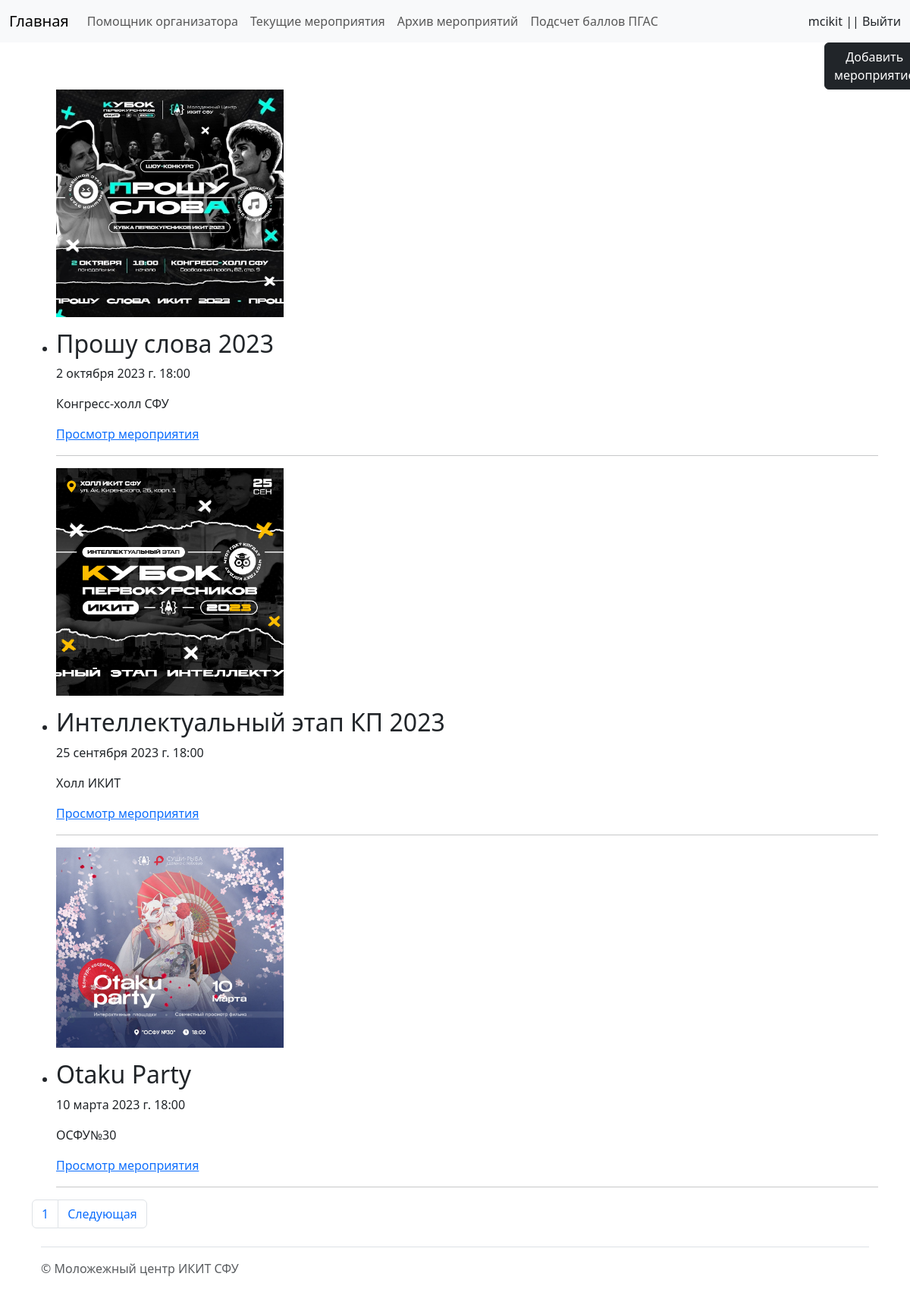
Screenshot of /archive/ (signed in) with the database file from the repository.
### events/models.py (models this page shows, shortened)
class Event(models.Model):
    title = models.CharField(max_length=255, verbose_name="Название мероприятия")
    slug = models.SlugField(max_length=255, unique=True, null=True, db_index=True, verbose_name="URL")
    data = models.DateTimeField(blank=True, verbose_name="Дата проведения", null=True)
    place = models.CharField(max_length = 255, verbose_name="Место проведения", null=True, blank=True)
    poster = models.ImageField(upload_to="posters/", null=True, verbose_name="Афиша", blank=True)
    description = models.TextField(blank=True, verbose_name="Описание мероприятия")
    main_organizer = models.ForeignKey(User, on_delete=models.SET_DEFAULT, default=None, null=True, verbose_name="Руководитель")
    organizers = models.TextField(verbose_name="Организаторы")
    docs = models.URLField(blank=True, null=True, verbose_name="Ссылка на диск с файлами мероприятия")
    is_done = models.BooleanField(default=False, verbose_name="Прошедшее мероприятие")
    def get_absolute_url(self):
        return reverse('show_event', kwargs={'event_slug': self.slug})
    class Meta:
        ordering = ['-data',]

### events/views.py (the view)
# urls.py: path('archive/', Archive.as_view(), name="archive"),
class Archive(ListView):
    paginate_by = 3
    model = Event
    template_name = 'events/listevents.html'
    def get_context_data(self, **kwargs):
        context = super().get_context_data(**kwargs)
        context["title"]="Архив мероприятий"
        return context
    def get_queryset(self):
        return Event.objects.filter(is_done=True)

### events/templates/events/listevents.html (shortened to what this page needs)
{% extends 'events/base.html' %}
{% block content %}
<div class="container">
    <div class="row">
        <div class="col-11">
        </div>
        <div class="col-1 text-right">
             <a href="{% url 'add_event' %}">
                 {% if user.is_authenticated and perms.events.add_event %}
                 <button class="btn btn-dark">Добавить мероприятие</button>
                 {% endif %}
             </a>
        </div>
    </div>
<ul>
    {% for e in page_obj %}
    {% if e.poster %}
        <p><img width=" 300" src="{{e.poster.url}}"> </p>
    {% endif %}
    <li>
        <h2>{{e.title}}</h2>
        {% if e.data %}
        <p>{{e.data}}</p>
        {% endif %}
        {% if e.place %}
        <p>{{e.place}}</p>
        {% endif %}
        <p><a href="{{ e.get_absolute_url }}">Просмотр мероприятия</a></p>
        <hr>
    </li>
    {% endfor%}
</ul>
<nav >
  <ul class="pagination">
      {% if page_obj.has_other_pages %}
    <li class="page-item"><a class="page-link" href="?page={{page_obj.number}}">{{page_obj.number}}</a></li>
      {% endif %}
      {% if page_obj.has_next %}
    <li class="page-item"><a class="page-link" href="?page={{page_obj.next_page_number}}">Следующая</a></li>
      {% endif %}
  </ul>
</nav>
{% endblock %}

### events/templates/events/base.html (shortened to what this page needs)
{% load static %}
<!DOCTYPE html>
<html lang="en">
<head>
    <link href="https://cdn.jsdelivr.net/npm/bootstrap@5.3.0-alpha3/dist/css/bootstrap.min.css" rel="stylesheet">
    <link rel="stylesheet" href="https://cdn.jsdelivr.net/npm/bootstrap-icons@1.8.1/font/bootstrap-icons.css">
</head>
<body>
    <header>
        <nav class="navbar navbar-expand-lg navbar-light bg-light">
        <div class="container-fluid">
          <a class="navbar-brand" href="{% url 'home' %}">Главная</a>
          <div class="collapse navbar-collapse" id="navbarNav">
            <ul class="navbar-nav">
              <li class="nav-item">
                <a class="nav-link" href="{% url 'helper' %}">Помощник организатора</a>
              </li>
              <li class="nav-item">
                <a class="nav-link" href="{% url 'current' %}">Текущие мероприятия</a>
              </li>
              <li class="nav-item">
                <a class="nav-link" href="{% url 'archive' %}">Архив мероприятий</a>
              </li>
                <li class="nav-item">
                <a class="nav-link" href="{% url 'count_score' %}">Подсчет баллов ПГАС</a>
              </li>
            </ul>
          </div>
            {% if request.user.is_authenticated %}
            <label>{{ user.username }} |</label><a class="nav-link" href="{% url 'logout' %}"> | Выйти </a>
            {% else %}
            <a class="nav-link" href="{% url 'register' %}">Регистрация </a>||<a class="nav-link" href="{% url 'login' %}">Вход </a>
            {% endif %}
        </div>
      </nav>
    </header>
    {% block content %}
    {% endblock %}
    <div class="container">
        <footer class="d-flex flex-wrap justify-content-between align-items-center py-3 my-4 border-top">
            <div class="col-md-4 d-flex align-items-center">
              <span class="text-muted">© Моложежный центр ИКИТ СФУ</span>
            </div>
        </footer>
    </div>
</body>
</html>

### rows the page displays
Event: poster (picture), title "Прошу слова 2023", data "2 октября 2023 г. 18:00", place "Конгресс-холл СФУ"
Event: poster (picture), title "Интеллектуальный этап КП 2023", data "25 сентября 2023 г. 18:00", place "Холл ИКИТ"
Event: poster (picture), title "Otaku Party", data "10 марта 2023 г. 18:00", place "ОСФУ№30"

### other values shown
{{ user.username }} "mcikit"
{{ page_obj.number }} "1"
